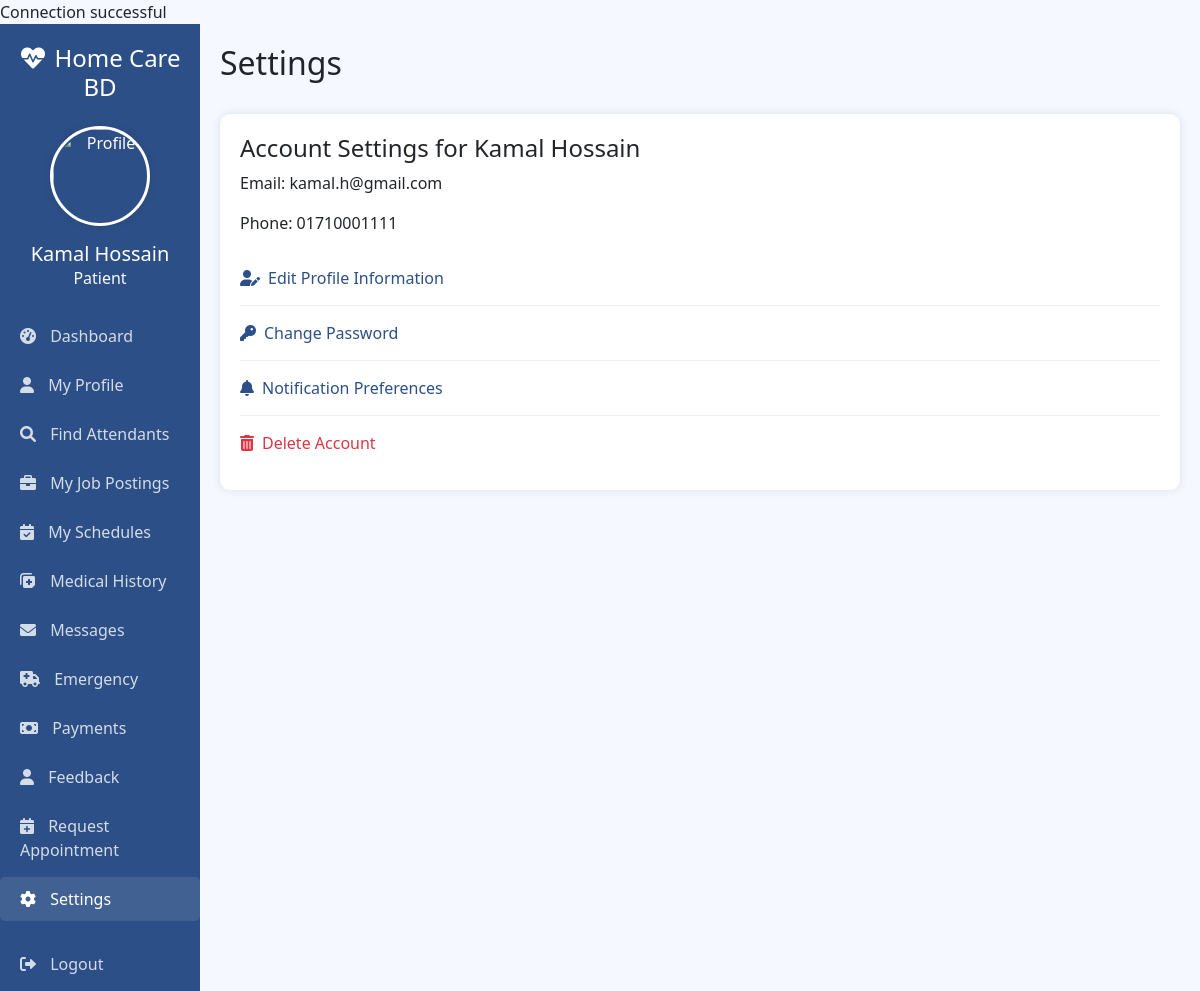
The page /patient/settings.php (signed in) on the database its author committed.
### tables this page shows
CREATE TABLE `users` (
  `User_ID` int(11) NOT NULL,
  `Name` varchar(100) DEFAULT NULL,
  `Username` varchar(50) DEFAULT NULL,
  `Birth_date` date DEFAULT NULL,
  `Email` varchar(100) DEFAULT NULL,
  `Password` varchar(255) NOT NULL,
  `Phone` varchar(20) DEFAULT NULL,
  `Verification_status` enum('pending','verified','rejected') DEFAULT 'pending',
  `Role` enum('attendant','patient','admin') DEFAULT NULL
);

### patient/settings.php (the view, shortened to what this page needs)
<?php
$user_id = $_SESSION['user_id'];
$name = $_SESSION['name'] ?? 'PatientP';
require_once '../dbconnect.php';
$user_data = null;
$error_message = '';
$stmt_user = $conn->prepare("SELECT User_ID, Name, Email, Phone FROM users WHERE User_ID = ?");
if ($stmt_user) {
    $stmt_user->bind_param("i", $user_id);
    $stmt_user->execute();
    $user_result = $stmt_user->get_result();
    $user_data = $user_result->fetch_assoc();
} else {
    $error_message .= "Database error fetching user data: " . $conn->error;
}
?>
<!DOCTYPE html>
<html lang="en">
<head>
    <link href="https://cdn.jsdelivr.net/npm/bootstrap@5.3.0-alpha1/dist/css/bootstrap.min.css" rel="stylesheet">
    <link rel="stylesheet" href="https://cdnjs.cloudflare.com/ajax/libs/font-awesome/6.0.0-beta3/css/all.min.css">
</head>
<body>
    <div class="container-fluid">
        <div class="row">
            <div class="col-md-3 col-lg-2 px-0 sidebar">
                <div class="text-center mb-4">
                    <h4 class="mb-0"><i class="fas fa-heartbeat me-2"></i>Home Care BD</h4>
                </div>
                 <div class="text-center mb-4">
                    <img src="../images/avatar-placeholder.jpg" class="profile-image mb-3" alt="Profile">
                    <h5 class="mb-0"><?php echo htmlspecialchars($name); ?></h5>
                    <p class="text-light mb-0">Patient</p>
                </div>
                <ul class="nav flex-column">
                    <li class="nav-item">
                        <a class="nav-link" href="dashboard.php">
                            <i class="fas fa-tachometer-alt"></i> Dashboard
                        </a>
                    </li>
                     <li class="nav-item">
                        <a class="nav-link" href="profile.php"> <i class="fas fa-user"></i> My Profile
                        </a>
                    </li>
                    <li class="nav-item">
                        <a class="nav-link" href="job_posting.php"> <i class="fas fa-search"></i> Find Attendants
                        </a>
                    </li>
                    <li class="nav-item">
                        <a class="nav-link" href="view_my_jobs.php"> <i class="fas fa-briefcase"></i> My Job Postings
                        </a>
                    </li>
                    <li class="nav-item">
                        <a class="nav-link" href="schedules.php"> <i class="fas fa-calendar-check"></i> My Schedules
                        </a>
                    </li>
                     <li class="nav-item">
                        <a class="nav-link" href="medical_history.php"> <i class="fas fa-notes-medical"></i> Medical History
                        </a>
                    </li>
                    <li class="nav-item">
                        <a class="nav-link" href="messages.php"> <i class="fas fa-envelope"></i> Messages
                        </a>
                    </li>
                    <li class="nav-item">
                        <a class="nav-link" href="emergency.php"> <i class="fas fa-ambulance"></i> Emergency
                        </a>
                    </li>
                    <li class="nav-item">
                        <a class="nav-link" href="payment_history.php"> <i class="fas fa-money-bill"></i> Payments
                        </a>
                    </li>
                    <li class="nav-item">
                        <a class="nav-link" href="submit_feedback.php"> <i class="fas fa-user"></i> Feedback
                        </a>
                    </li>
                     <li class="nav-item">
                        <a class="nav-link" href="request_appointment.php"> <i class="fas fa-calendar-plus"></i> Request Appointment
                        </a>
                    </li>
                    <li class="nav-item">
                        <a class="nav-link active" href="settings.php"> <i class="fas fa-cog"></i> Settings
                        </a>
                    </li>
                    <li class="nav-item mt-3">
                         <a class="nav-link" href="../logout.php">
                            <i class="fas fa-sign-out-alt"></i> Logout
                        </a>
                    </li>
                </ul>
            </div>
            <div class="col-md-9 col-lg-10 main-content">
                <div class="d-flex justify-content-between align-items-center mb-4">
                    <h2>Settings</h2>
                </div>
                <div class="dashboard-card">
                    <?php if ($user_data): ?>
                        <h4>Account Settings for <?php echo htmlspecialchars($user_data['Name']); ?></h4>
                        <p>Email: <?php echo htmlspecialchars($user_data['Email']); ?></p>
                        <p>Phone: <?php echo htmlspecialchars($user_data['Phone']); ?></p>
                        <div class="settings-option">
                            <a href="edit_patient_profile.php"><i class="fas fa-user-edit me-2"></i>Edit Profile Information</a>
                        </div>
                        <div class="settings-option">
                            <a href="change_password.php"><i class="fas fa-key me-2"></i>Change Password</a>
                        </div>
                        <div class="settings-option">
                             <a href="manage_notifications.php"><i class="fas fa-bell me-2"></i>Notification Preferences</a>
                        </div>
                         <div class="settings-option">
                             <a href="delete_account.php" class="text-danger"><i class="fas fa-trash-alt me-2"></i>Delete Account</a>
                        </div>
                    <?php else: ?>
                        <div class="alert alert-danger">Could not load user data for settings.</div>
                    <?php endif; ?>
                </div>
            </div>
        </div>
    </div>
</body>
</html>

### patient/settings.php (style rules this page uses)
:root { --primary-color: #2c4f87; --secondary-color: #4caf50; --light-bg: #f5f9ff; }
body { font-family: 'Segoe UI', Tahoma, Geneva, Verdana, sans-serif; background-color: var(--light-bg); }
.sidebar { background-color: var(--primary-color); color: white; min-height: 100vh; padding-top: 20px; }
.sidebar .nav-link { color: rgba(255, 255, 255, 0.8); padding: 10px 20px; margin-bottom: 5px; border-radius: 5px; }
.sidebar .nav-link:hover, .sidebar .nav-link.active { background-color: rgba(255, 255, 255, 0.1); color: white; }
.sidebar .nav-link i { margin-right: 10px; }
.main-content { padding: 20px; }
.dashboard-card { background-color: white; border-radius: 10px; box-shadow: 0 0 10px rgba(0, 0, 0, 0.1); padding: 20px; margin-bottom: 20px; }
.profile-image { width: 100px; height: 100px; border-radius: 50%; object-fit: cover; border: 3px solid white; box-shadow: 0 0 10px rgba(0, 0, 0, 0.1); }
.settings-option { border-bottom: 1px solid #eee; padding: 15px 0; }
.settings-option:last-child { border-bottom: none; }
.settings-option a { text-decoration: none; color: var(--primary-color); font-weight: 500; }

### rows shown on the page
users: Name "Kamal Hossain", Email "kamal.h@gmail.com", Phone "01710001111"

### other values the page prints
$name "Kamal Hossain"
